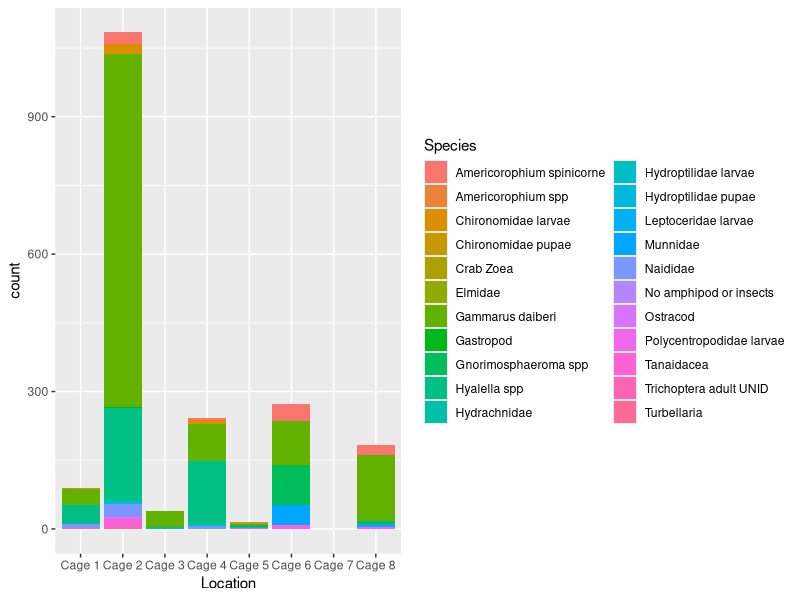
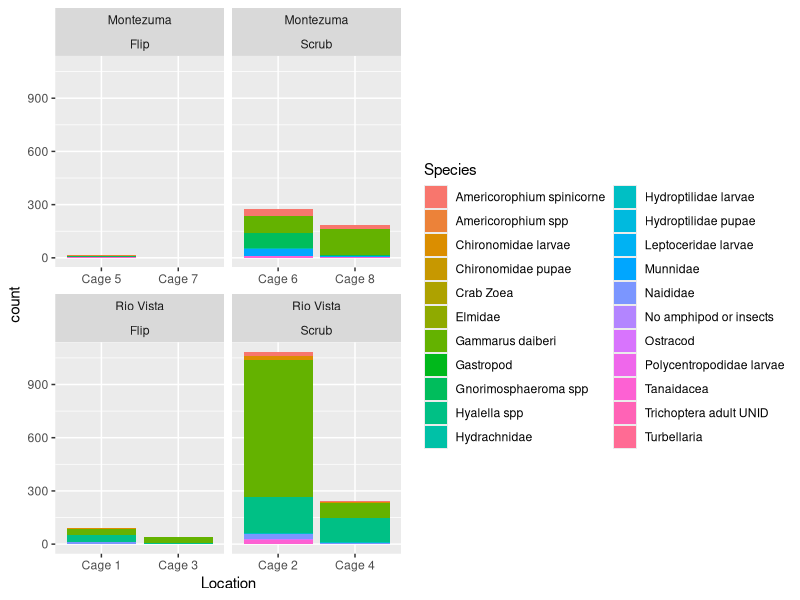
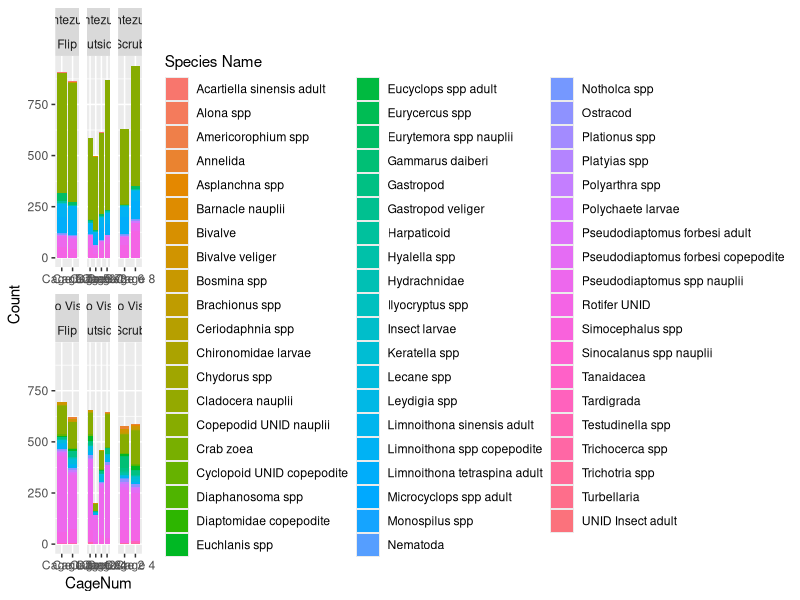
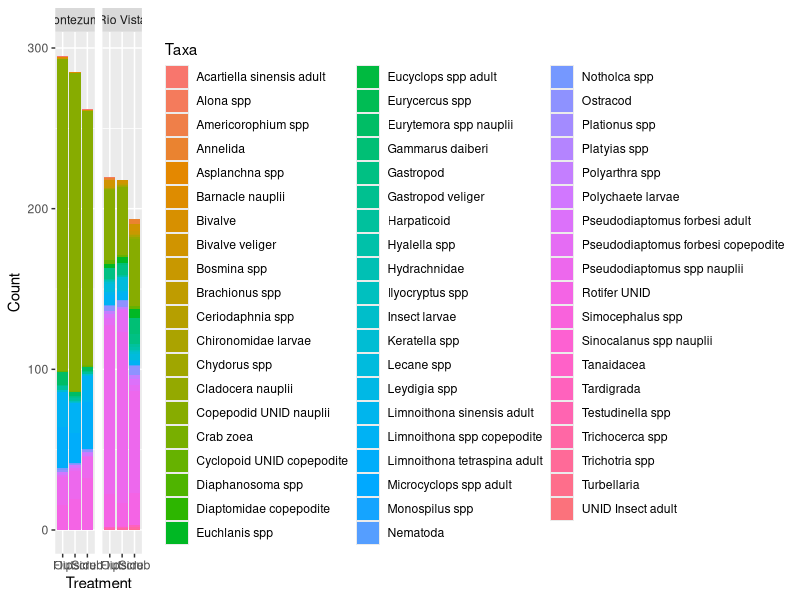
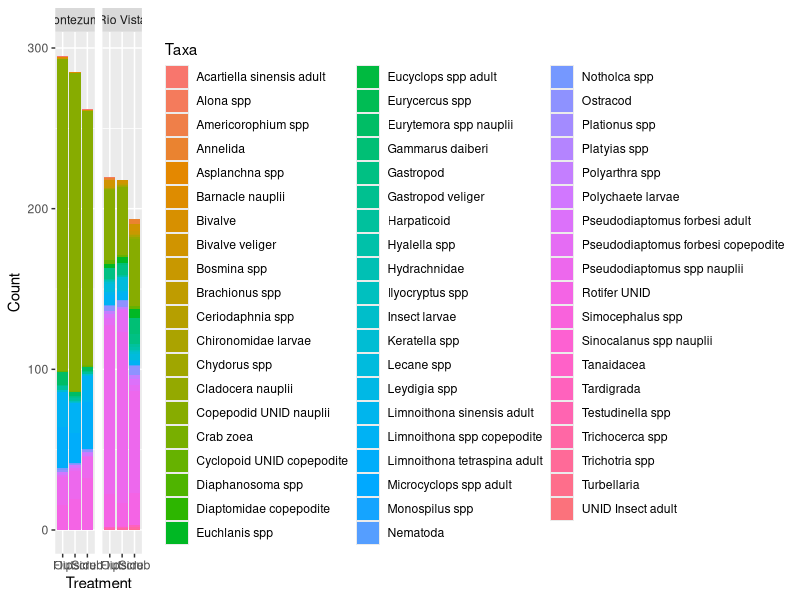
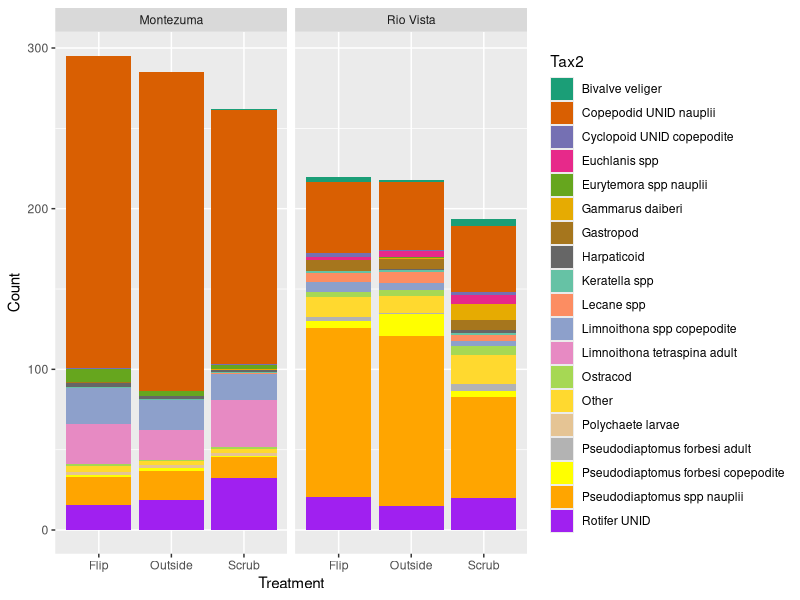
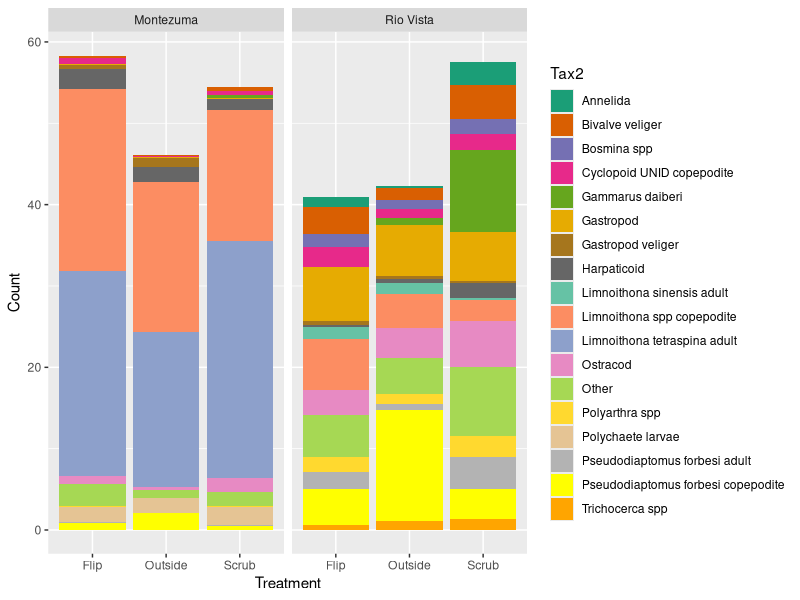
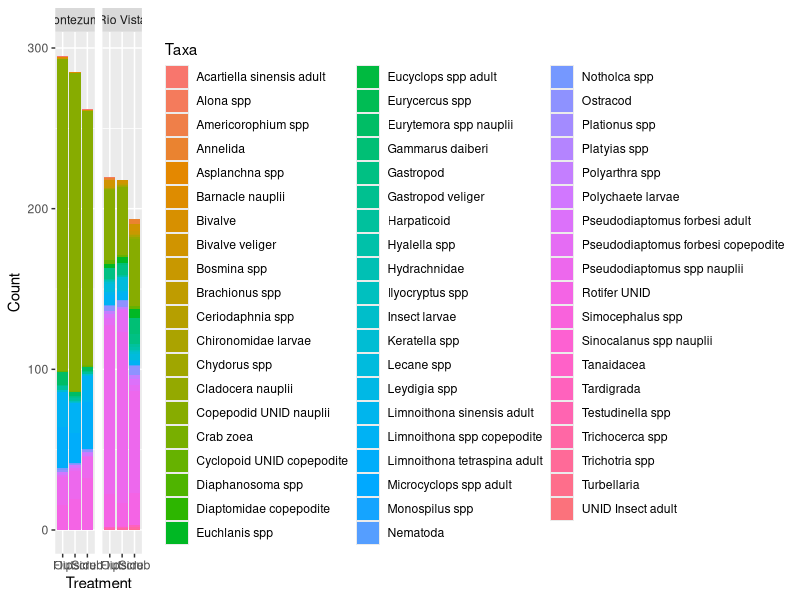

Write R code to recreate these figures, in order.
#look at thte biofoulidng data because I can't help myself

library(readxl)
library(tidyverse)
library(lubridate)

amphipods = read_excel("data/DWR_CageZoop2023_Complete_TEC_1.22.2024.xlsx",
                       sheet = "Amph Data")
ggplot(amphipods, aes(x = Location, y = count, fill = Species)) + geom_col()

treatments = data.frame(Location = c("Cage 1", "Cage 2", "Cage 3", "Cage 4",
                                     "Cage 5", "Cage 6", "Cage 7", "Cage 8"),
                        Treatment = c("Flip", "Scrub", "Flip", "Scrub",
                                      "Flip", "Scrub", "Flip", "Scrub"))
amphipods = left_join(amphipods, treatments)

ggplot(amphipods, aes(x = Location, y = count, fill = Species)) + geom_col()+
  facet_wrap(Site~Treatment, scales = "free_x")


#amphipod community matrix

amphwide = pivot_wider(amphipods, id_cols = c(Location, Date, Site), names_from = Species, values_from = total_count,
                       values_fn = sum, values_fill =0)

###################################################################


zoops = read_excel("data/DWR_CageZoop2023_Complete_TEC_1.22.2024.xlsx",
                       sheet = "Zoop Data") 

zoops = mutate(zoops, InOut = case_when(str_detect(Location, "Outside") ~ "Outside",
                                        str_detect(Location, "Inside") ~ "Inside"),
               CageNum = str_sub(Location, 1, 6)) %>%
  left_join(treatments, by = c("CageNum" = "Location")) %>%
  mutate(Treatment = case_when(InOut == "Outside" ~ "Outside",
                               TRUE ~ Treatment),
         Week = week(Date),
         SampleID = paste(CageNum, Date, InOut))

#this is misleading....
ggplot(zoops, aes(x = CageNum, y = Count, fill = `Species Name`)) + geom_col()+
  facet_wrap(Site~Treatment, scales = "free_x")

#calculate average CPUE of each taxa
zoopavetaxa = pivot_wider(zoops, id_cols = c(SampleID, CageNum, Treatment, Date, InOut, Site),
                          names_from = `Species Name`, values_from = Count, values_fill = 0)

zoopwzeros = pivot_longer(zoopavetaxa, cols = `Copepodid UNID nauplii`:last_col(), 
                          names_to = "Taxa", values_to = "Count")

zoopavetaxa2 = group_by(zoopwzeros, Treatment, InOut, Site, Taxa) %>%
  summarize(Count = mean(Count))
ggplot(zoopavetaxa2, aes(x = Treatment, y = Count, fill = Taxa)) + geom_col()+
  facet_wrap(Site~., scales = "free_x")


ggplot(zoopavetaxa2, aes(x = Treatment, y = Count, fill = Taxa)) + geom_col()+
  facet_wrap(Site~., scales = "free_x")

#rare things as 'other'

zooptax = group_by(zoopwzeros, Taxa) %>%
  summarize(totcount = sum(Count))

raretax = zooptax$Taxa[which(zooptax$totcount <40)]

zoopavetaxa2b = zoopwzeros %>%
  mutate(Tax2 = case_when(Taxa %in% raretax~ "Other",
                           TRUE ~ Taxa) ) %>%
  group_by(SampleID, Treatment, InOut, Site, Tax2) %>%
  summarize(Count = sum(Count))%>%
  group_by(Treatment, InOut, Site, Tax2) %>%
  summarize(Count = mean(Count))

library(RColorBrewer)
mypal = c(brewer.pal(8, "Dark2"), brewer.pal(8, "Set2"), "yellow", "orange", "purple", "grey", "brown",
          "red", "lightgreen", "white")

ggplot(zoopavetaxa2b, aes(x = Treatment, y = Count, fill = Tax2)) + geom_col()+
  facet_wrap(Site~., scales = "free_x")+
  scale_fill_manual(values = mypal)


#take out rotifers and copepod nauplii

zoopavetaxa2bx = filter(zoopwzeros, !str_detect(Taxa, "nauplii"), !str_detect(Taxa, "Rotifer"),
                        !str_detect(Taxa, "Euchlanis"), !str_detect(Taxa, "Keratella"), !str_detect(Taxa, "Lecane"))



zooptaxa = group_by(zoopavetaxa2bx, Taxa) %>%
  summarize(totcount = sum(Count))

raretax = zooptaxa$Taxa[which(zooptaxa$totcount <20)]

zoopavetaxa2b = zoopavetaxa2bx %>%
  mutate(Tax2 = case_when(Taxa %in% raretax~ "Other",
                          TRUE ~ Taxa) ) %>%
  group_by(SampleID, Treatment, InOut, Site, Tax2) %>%
  summarize(Count = sum(Count))%>%
  group_by(Treatment, InOut, Site, Tax2) %>%
  summarize(Count = mean(Count))


ggplot(zoopavetaxa2b, aes(x = Treatment, y = Count, fill = Tax2)) + geom_col()+
  facet_wrap(Site~., scales = "free_x")+
  scale_fill_manual(values = mypal)


ggplot(zoopavetaxa2, aes(x = Treatment, y = Count, fill = Taxa)) + geom_col()+
  facet_wrap(Site~., scales = "free_x")

#just plot average total CPUE
zoopave = group_by(zoops, Treatment, InOut, Site, CageNum, Week) %>%
  summarize(CPUE = sum(Count)) %>%
  group_by(Treatment, InOut, Site, Week) %>%
  summarize(CPUE = mean(CPUE))
  

ggplot(zoopave, aes(x = Treatment, y = CPUE)) + geom_col()+
  facet_wrap(Site~Week, scales = "free_x")

zoopave2 = group_by(zoopave, Treatment, Site) %>%
  summarize(CPUEm = mean(CPUE), secpue = sd(CPUE))



ggplot(zoopave2, aes(x = Treatment, y = CPUEm)) + geom_col()+
  facet_wrap(Site~., scales = "free_x")+
  geom_errorbar(aes(ymin = CPUEm-secpue, ymax = CPUEm+secpue))

###########################################################

diets = read_excel("data/DSM Cage Diets 2019-2023.xlsx", sheet = "2023")

ggplot(diets, aes(x = Tag, y = Count, fill = `Prey Taxa`)) + geom_col()+
  facet_wrap(Treatment~Site, scales = "free_x")

ggplot(diets, aes(x = Tag, y = Count, fill = `Prey Taxa`)) + geom_col(position = "fill")+
  facet_wrap(Treatment~Site, scales = "free_x")

weights = group_by(diets, Treatment, Site, Tag) %>%
  summarize(Weight = mean(`Total Contents Weight`))


ggplot(weights, aes(x = Tag, y = Weight)) + geom_col()+
  facet_wrap(Treatment~Site, scales = "free_x")


ggplot(weights, aes(x = Site, y = Weight)) + geom_boxplot()+
  facet_wrap(~Treatment, scales = "free_x")

hist(weights$Weight)

#transform wieght and change units so it modles better

weights = mutate(weights, Weight_ug = Weight*1000, logweight = log(Weight_ug+1))

hist(weights$Weight_ug)
hist(weights$logweight)

#linear model to look for differnces by weight
dietw = lm(logweight ~ Treatment + Site, data = weights)
plot(dietw)
summary(dietw)
#no significant difference, OK.

#########################################################################
#to integrate the datasets, I first exported a csv of all the unique taxon names and built a crosswalk table
dietbugs = unique(diets$`Prey Taxa`)
write.csv(dietbugs, "data/dietbugs_2023.csv")
amphbugs = unique(amphipods$Species)
write.csv(amphbugs, "data/amphipodtaxa.csv")
zoopbugs = unique(zoops$`Species Name`)
write.csv(zoopbugs, "data/zooptaxa.csv")

crosswalk = read_csv("data/crosswalk.csv")

#now let's integrate diet and zooplankton data

#Once I built the crosswalk, I joined the common names to each dataset
diets2 = left_join(diets, select(crosswalk, Diet, Analy), by = c("Prey Taxa" = "Diet"))

diets2.1 = group_by(diets2, Analy, Site, Treatment, `Cage ID`, Tag) %>%
  summarize(Count = sum(Count, na.rm = T)) %>%
  mutate(CageNum = paste("Cage", `Cage ID`), SampleID = Tag) %>%
  mutate(Type = "Diet")

ggplot(diets2.1, aes(x = CageNum, y = Count, fill = Analy)) + geom_col(position = "fill")+
  facet_wrap(Site~Treatment, scales = "free_x")+
  scale_fill_manual(values = mypal)

  

zoops2 = left_join(zoops,select(crosswalk, Zooplankton, Analy), by = c("Species Name" = "Zooplankton") )

zoops2.1 = group_by(zoops2, Analy, Site, CageNum, Treatment, SampleID) %>%
  summarize(Count = sum(Count, na.rm =T)) %>%
  mutate(Type = "Zooplankton")

amps2 = left_join(amphipods, select(crosswalk, Amphipod, Analy), by = c("Species" = "Amphipod")) %>%
  rename(CageNum = Location) %>%
  mutate(SampleID =CageNum)

amps2.1 = group_by(amps2, Analy, Site, CageNum, Treatment, SampleID) %>%
  summarize(Count = sum(total_count, na.rm = T)) %>%
  mutate(Type = "Amphipods")

#bind all the datasets togther

Allbugs = bind_rows(amps2.1, zoops2.1, diets2.1) %>%
  select(-Tag, -`Cage ID`)

library(RColorBrewer)

#quick graph of the raw data

mypal = c(brewer.pal(8, "Dark2"), brewer.pal(8, "Set2"), "tomato", "darkgreen", "yellow")
ggplot(filter(Allbugs, Treatment != "Outside", !is.na(Analy)), aes(x = Type, y = Count, fill = Analy)) + geom_col(position = "fill") +
  facet_wrap(Site~Treatment)+
  scale_fill_manual(values = mypal)

#maybe I should standardize relative abundance by sample first

Allbugs_wide = pivot_wider(arrange(Allbugs, Analy), id_cols = c(Type, Treatment, Site, CageNum, SampleID), 
                           names_from = Analy, values_from = Count, values_fill =0) 


AllbugsRA = Allbugs_wide[,6:25]/rowSums(Allbugs_wide[,6:25]) 
AllbugsRA1 = bind_cols( Allbugs_wide[,1:5], AllbugsRA)

AllbugsRA2 = pivot_longer(AllbugsRA1, cols = c(Amphipoda:last_col()), names_to = "Species", values_to = "RelativeAbundance") %>%
  filter(Species != "NA")

ggplot(filter(AllbugsRA2, Treatment != "Outside"), aes(x = Type, y = RelativeAbundance, fill = Species)) + geom_col(position = "fill") +
  facet_wrap(Site~Treatment)+
  scale_fill_manual(values = mypal)

#not a huge difference

#take out rotifers and nauplii, since htey aren't really eaten

ggplot(filter(AllbugsRA2, Treatment != "Outside", Species != "Rotifer", Species != "Copepod nauplii"), 
       aes(x = Type, y = RelativeAbundance, fill = Species)) + geom_col(position = "fill") +
  facet_wrap(Site~Treatment)+
  scale_fill_manual(values = mypal)

ggplot(filter(AllbugsRA2, Treatment != "Outside", Species != "Rotifer", Species != "Copepod nauplii"), 
       aes(x = CageNum, y = RelativeAbundance, fill = Species)) + geom_col(position = "fill") +
  facet_wrap(Site~Type, scales = "free_x")+
  scale_fill_manual(values = mypal)
##############################################################################
library(vegan)
#permanova comparing the three data type, two  sites, and two treatments
datamat = filter(AllbugsRA2, Treatment != "Outside", Species != "Rotifer", Species != "Copepod nauplii") %>%
  pivot_wider(names_from = Species, values_from = RelativeAbundance) 

datamat = datamat[which(rowSums(datamat[,6:22]) !=0),]

foo = as.matrix(datamat[,6:22])
adonis2(foo ~ Treatment + Site + Type, data = datamat, na.rm = TRUE)




bugsMDS = metaMDS(foo)

bdata.scores <- as_tibble(scores(bugsMDS, display = "sites"))
bdata.sps <- bugsMDS$species
bdata.sps2 =  mutate(as.data.frame(bdata.sps), Species = row.names(bdata.sps))
# Combine metadata with NMDS data scores to plot in ggplot
bmeta <- cbind(datamat[,1:5], bdata.scores)
# Read in years as a character otherwise it shows up as a number and gets displayed as a gradient

ggplot(bmeta,
       aes(x = NMDS1, y = NMDS2, fill = Type)) +
  geom_point(size = 3,
             pch = 21,
             color = "black") +
  stat_ellipse(aes(color = Site)) +
  labs(color = "Site",
       x = NULL,
       y = NULL)

ggplot(bmeta,
       aes(x = NMDS1, y = NMDS2, fill = Type, shape = Site)) +
  geom_point(size = 3,
             pch = 21,
             color = "black") +

  stat_ellipse(aes(linetype = Site, color = Type)) +
  geom_text(data = bdata.sps2, aes(x = MDS1, y = MDS2, label = Species), inherit.aes = FALSE)+
   scale_color_manual(values = c("tomato", "steelblue", "yellow3"))+
  scale_fill_manual(values = c("tomato", "steelblue", "yellow3"))+ 
  theme_bw()+
  labs(color = "Site",
       x = NULL,
       y = NULL)


############################################################





#now just the diets
datamatdiet = filter(AllbugsRA2, 
                     Type == "Diet") %>%
  pivot_wider(names_from = Species, values_from = RelativeAbundance) 

datamatdiet = datamat[which(rowSums(datamatdiet[,6:22]) !=0),]
colSums(datamatdiet[,6:22])


foodiet = as.matrix(datamatdiet[,6:22])
adonis2(foodiet ~ Treatment + Site, data = datamatdiet, na.rm = TRUE)

dietMDS = metaMDS(foodiet)

data.scores <- as_tibble(scores(dietMDS, display = "sites"))
data.sps <- dietMDS$species
 data.sps2 =  mutate(as.data.frame(data.sps), Species = row.names(data.sps))
# Combine metadata with NMDS data scores to plot in ggplot
meta <- cbind(datamatdiet[,1:5], data.scores)
# Read in years as a character otherwise it shows up as a number and gets displayed as a gradient

ggplot(meta,
       aes(x = NMDS1, y = NMDS2, fill = Site)) +
  geom_point(size = 3,
             pch = 21,
             color = "black") +
  stat_ellipse(aes(color = Site)) +
  labs(color = "Site",
       x = NULL,
       y = NULL)

ggplot(meta,
       aes(x = NMDS1, y = NMDS2, fill = Treatment, shape = Site)) +
  geom_point(size = 3,
             pch = 21,
             color = "black") +
  scale_color_manual(values = c("tomato", "steelblue"))+
  scale_fill_manual(values = c("tomato", "steelblue"))+
  stat_ellipse(aes(linetype = Site, color = Treatment)) +
  geom_text(data = data.sps2, aes(x = MDS1, y = MDS2, label = Species), inherit.aes = FALSE)+
  theme_bw()+
  labs(color = "Site",
       x = NULL,
       y = NULL)
